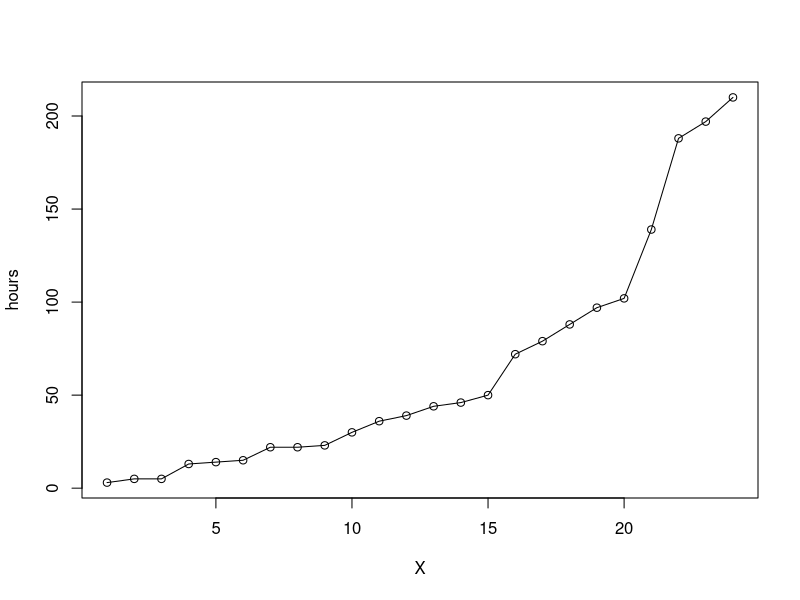

Reproduce this figure in R.
#first, you must call the data
mydata <- read.csv("aircondit7.csv", header=T)
#We now create a basic graph
basicgraph <- plot(mydata, type="o")
#we must then load in the Lattice package
library(lattice)
#the first table doesn't have the right amount of variables, so I must introduce another table.
datascatter <- read.csv("cav.csv", header=T)
scatteredcav <- xyplot(x ~ y, datascatter)
#To use the similar ggplot function, we need to install ggplot2
library(ggplot2)
ggscatter <- ggplot(datascatter, aes(x,y)) + geom_point()